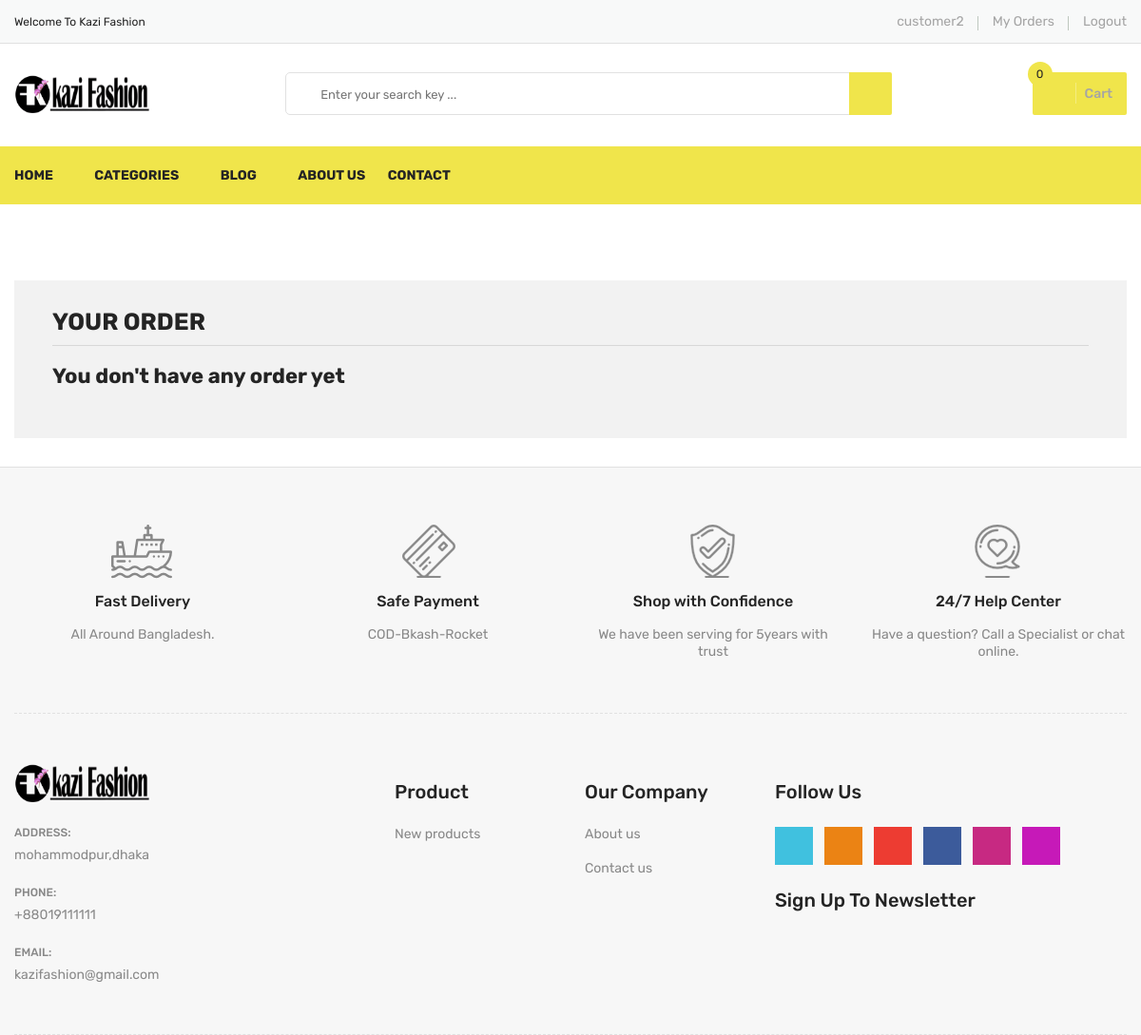
Before: /order/my-orders (signed in) with the older database file.
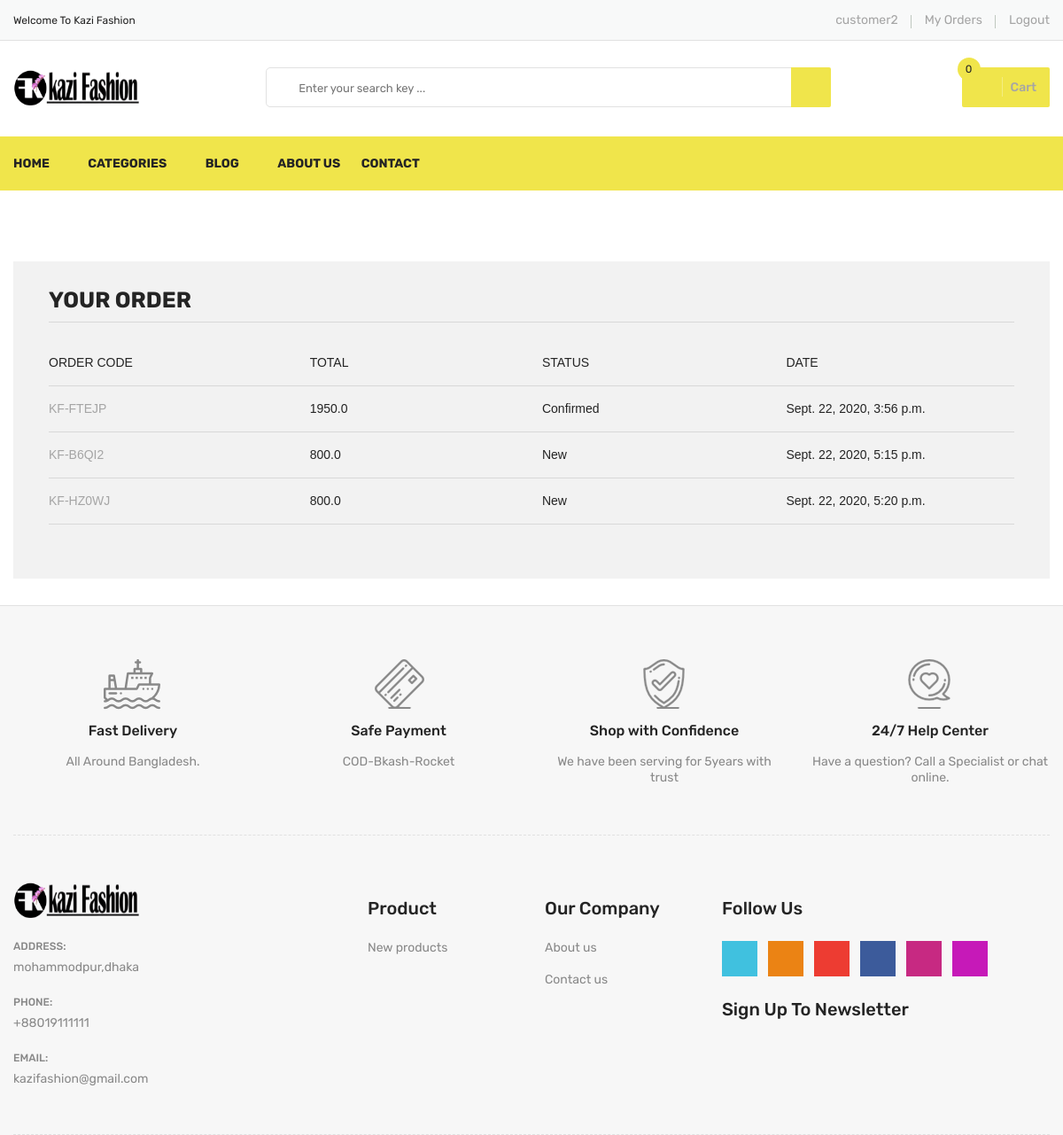
After: the same page with the newer database file.
### accounts/models.py (models this page shows, shortened)
class User(AbstractBaseUser):
    username = models.CharField(unique=True, max_length=15)
    email = models.EmailField(max_length=50, unique=True)
    phone = models.IntegerField(unique=True, null=True, blank=True)
    active = models.BooleanField(default=True)
    staff = models.BooleanField(default=False)
    admin = models.BooleanField(default=False)
    USERNAME_FIELD = 'username'
    REQUIRED_FIELDS = ['phone', 'email']
    objects = UserManager()
    @property
    def is_admin(self):
        return self.admin
    @property
    def is_active(self):
        return self.active

### SiteSettings/models.py (models this page shows, shortened)
class Setting(models.Model):
    siteTitle = models.CharField(max_length=30)
    sitePhone = models.IntegerField()
    siteLogo = models.ImageField(blank=True, upload_to='siteImages/')
    siteEmail = models.EmailField()
    siteAddress = models.CharField(max_length=250)
    siteAbout = models.TextField(blank=True, null=True)
    status = models.BooleanField(default=False)
    contact_page_banner = models.ImageField(
        blank=True, upload_to='siteImages/contact_page_banner')

### order/models.py (models this page shows, shortened)
class Order(models.Model):
    STATUS = (
        ('New', 'New'),
        ('Confirmed', 'Confirmed'),
        ('Processing', 'Processing'),
        ('Delivered', 'Delivered'),
        ('Canceled', 'Canceled'),
    )
    PAYMENT = (
        ('CashOnDelivery', 'CashOnDelivery'),
        ('bKash', 'bKash'),
    )
    user = models.ForeignKey(User, on_delete=models.SET_NULL, null=True)
    code = models.CharField(max_length=5, editable=False)
    first_name = models.CharField(max_length=10)
    last_name = models.CharField(max_length=10)
    phone = models.CharField(blank=True, max_length=20)
    address = models.CharField(blank=True, max_length=150)
    city = models.CharField(blank=True, max_length=150)
    total = models.FloatField()
    status = models.CharField(max_length=30, choices=STATUS, default='New')
    payment_system = models.CharField(
        max_length=30, choices=PAYMENT)
    trlxid = models.CharField(max_length=20, null=True, blank=True)
    account_no = models.IntegerField(null=True)
    create_at = models.DateTimeField(auto_now_add=True)
    update_at = models.DateTimeField(auto_now=True)

### order/views.py (the view)
# urls.py: path('my-orders', user_orders, name='my-orders'),
@login_required(login_url='/login')  # Check login
def user_orders(request):
    category = Category.objects.all()
    setting = Setting.objects.get(status=True)
    current_user = request.user
    orders = Order.objects.filter(user_id=current_user.id)
    context = {
        'categories': category,
        'setting': setting,
        'orders': orders,
    }
    return render(request, 'user_order.html', context)

### order/templates/user_order.html (shortened to what this page needs)
{% extends 'base.html' %} {% load static %} {% load crispy_forms_filters %}
{% block mainbody %}
<div class="checkout-area pt-60 pb-30">
    <div class="container">
        <div class="row">
            <div class="col-lg-12 col-12">
                <div class="your-order">
                    <h3>Your order</h3>
                    <div class="your-order-table table-responsive">
                        {% if orders %}
                        <table class="shopping-cart-table table">
                            <tr>
                                <th class="text-left">Order Code </th>
                                <th class="text-left">Total </th>
                                <th class="text-left">Status </th>
                                <th class="text-left">Date </th>
                            </tr>
                            {% for rs in orders %}
                            <tr>
                                <td class="text-left"><a class="primary-btn" href="/user/orderdetail/{{ rs.id }}"> {{rs.code}} </a></td>
                                <td class="text-left">{{ rs.total}} </td>
                                <td class="text-left">{{ rs.status}} </td>
                                <td class="text-left">{{ rs.create_at}} </td>
                            </tr>
                            {% endfor %}
                        </table>
                        {% else %}
                        <h4>You don't have any order yet</h4>
                        {% endif %}
                    </div>
                </div>
            </div>
        </div>
    </div>
</div>
{% endblock %}

### templates/header.html (shortened to what this page needs)
{% load static %}
<header>
    <div class="header-top">
        <div class="container">
            <div class="row">
                <div class="col-lg-3 col-md-4">
                    <div class="header-top-left">
                        <ul class="phone-wrap">
                            <li><span>Welcome To Kazi Fashion</span></li>
                        </ul>
                    </div>
                </div>
                <div class="col-lg-9 col-md-8">
                    <div class="header-top-right">
                        <ul class="ht-menu">
                            {% if user.is_authenticated %}
                            <li>
                                <a href="{% url 'profile' %}">{{user.username}}</a></li>
                            <li>
                                <a href="{% url 'my-orders' %}">My Orders</a></li>
                            <li>
                                <a href="{% url 'logout' %}">Logout</a></li>
                            {% else %}
                            <li>
                                <a href="{% url 'login' %}">Sign In</a></li>
                            <li>
                                <a href="{% url 'register' %}">Sign Up</a></li>
                            {% endif %}
                        </ul>
                    </div>
                </div>
            </div>
        </div>
    </div>
    <div class="header-middle pl-sm-0 pr-sm-0 pl-xs-0 pr-xs-0">
        <div class="container">
            <div class="row">
                <div class="col-lg-3">
                    <div class="logo pb-sm-30 pb-xs-30">
                        <a href="/">
                            <img id='logo' src="{{ setting.siteLogo.url }}" alt="Logo">
                        </a>
                    </div>
                </div>
                <div class="col-lg-9 pl-0 ml-sm-15 ml-xs-15">
                    <form action="{% url 'search' %}" method="GET" class="hm-searchbox">
                        <input type="text" name="search_term" value="{{search_term}}" placeholder=" Enter your search key ... ">
                        <button class="li-btn " type="submit "><i class="fa fa-search "></i></button>
                    </form>
                    <div class="header-middle-right ">
                        <ul class="hm-menu ">
                            <li class="hm-minicart ">
                                <div class="hm-minicart-trig">
                                    <a href="{% url 'checkout' %}">
                                        {% load my_cart_tags %} {% shopcartcount user.id as count %}
                                        <span class="item-text ">Cart
                                    <span class="cart-item-count" id="cart">{{count}}</span>
                                        </span>
                                    </a>
                                </div>
                    </div>
                </div>
            </div>
        </div>
    </div>
    </div>
    <div class="header-bottom header-sticky d-none d-lg-block d-xl-block ">
        <div class="container ">
            <div class="row ">
                <div class="col-lg-12 ">
                    <div class="hb-menu ">
                        <nav>
                            <ul>
                                <li><a href="{%url 'home' %} ">Home</a></li>
                                <li class="megamenu-holder "><a href="# ">Categories</a>
                                </li>
                                <li><a href="{%url 'blog' %} ">Blog</a></li>
                                <li><a href="{%url 'about' %} ">About Us</a></li>
                                <li><a href="{%url 'contact' %} ">Contact</a></li>
                            </ul>
                        </nav>
                    </div>
                </div>
            </div>
        </div>
    </div>

### templates/footer.html (shortened to what this page needs)
{% load static %}
<div class="footer">
    <div class="footer-static-top">
        <div class="container">
            <div class="footer-shipping pt-60 pb-55 pb-xs-25">
                <div class="row">
                    <div class="col-lg-3 col-md-6 col-sm-6 pb-sm-55 pb-xs-55">
                        <div class="li-shipping-inner-box">
                            <div class="shipping-icon">
                                <img src="{% static '' %}images/shipping-icon/1.png" alt="Shipping Icon">
                            </div>
                            <div class="shipping-text">
                                <h2>Fast Delivery</h2>
                                <p>All Around Bangladesh.</p>
                            </div>
                        </div>
                    </div>
                    <div class="col-lg-3 col-md-6 col-sm-6 pb-sm-55 pb-xs-55">
                        <div class="li-shipping-inner-box">
                            <div class="shipping-icon">
                                <img src="{% static '' %}images/shipping-icon/2.png" alt="Shipping Icon">
                            </div>
                            <div class="shipping-text">
                                <h2>Safe Payment</h2>
                                <p>COD-Bkash-Rocket</p>
                            </div>
                        </div>
                    </div>
                    <div class="col-lg-3 col-md-6 col-sm-6 pb-xs-30">
                        <div class="li-shipping-inner-box">
                            <div class="shipping-icon">
                                <img src="{% static '' %}images/shipping-icon/3.png" alt="Shipping Icon">
                            </div>
                            <div class="shipping-text">
                                <h2>Shop with Confidence</h2>
                                <p>We have been serving for 5years with trust</p>
                            </div>
                        </div>
                    </div>
                    <div class="col-lg-3 col-md-6 col-sm-6 pb-xs-30">
                        <div class="li-shipping-inner-box">
                            <div class="shipping-icon">
                                <img src="{% static '' %}images/shipping-icon/4.png" alt="Shipping Icon">
                            </div>
                            <div class="shipping-text">
                                <h2>24/7 Help Center</h2>
                                <p>Have a question? Call a Specialist or chat online.</p>
                            </div>
                        </div>
                    </div>
                </div>
            </div>
        </div>
    </div>
    <div class="footer-static-middle">
        <div class="container">
            <div class="footer-logo-wrap pt-50 pb-35">
                <div class="row">
                    <div class="col-lg-4 col-md-6">
                        <div class="footer-logo">
                            <img id='logo' src="{{ setting.siteLogo.url }}" alt="Footer Logo">
                        </div>
                        <ul class="des">
                            <li>
                                <span>Address: </span>
                                <p>{{setting.siteAddress}}</p>
                            </li>
                            <li>
                                <span>Phone: </span>
                                <p>+880{{setting.sitePhone}}</p>
                            </li>
                            <li>
                                <span>Email: </span>
                                <p>{{setting.siteEmail}}</p>
                            </li>
                        </ul>
                    </div>
                    <div class="col-lg-2 col-md-3 col-sm-6">
                        <div class="footer-block">
                            <h3 class="footer-block-title">Product</h3>
                            <ul>
                                <li><a href="#newproducts">New products</a></li>
                            </ul>
                        </div>
                    </div>
                    <div class="col-lg-2 col-md-3 col-sm-6">
                        <div class="footer-block">
                            <h3 class="footer-block-title">Our company</h3>
                            <ul>
                                <li><a href="{% url 'about' %}">About us</a></li>
                                <li><a href="{% url 'contact' %}">Contact us</a></li>
                            </ul>
                        </div>
                    </div>
                    <div class="col-lg-4">
                        <div class="footer-block">
                            <h3 class="footer-block-title">Follow Us</h3>
                            <ul class="social-link">
                                <li class="twitter">
                                    <a href="https://twitter.com/" data-toggle="tooltip" target="_blank" title="Twitter">
                                        <i class="fa fa-twitter"></i>
                                    </a>
                                </li>
                                <li class="rss">
                                    <a href="https://rss.com/" data-toggle="tooltip" target="_blank" title="RSS">
                                        <i class="fa fa-rss"></i>
                                    </a>
                                </li>
                                <li class="google-plus">
                                    <a href="https://www.plus.google.com/discover" data-toggle="tooltip" target="_blank" title="Google Plus">
                                        <i class="fa fa-google-plus"></i>
                                    </a>
                                </li>
                                <li class="facebook">
                                    <a href="https://www.facebook.com/" data-toggle="tooltip" target="_blank" title="Facebook">
                                        <i class="fa fa-facebook"></i>
                                    </a>
                                </li>
                                <li class="youtube">
                                    <a href="https://www.youtube.com/" data-toggle="tooltip" target="_blank" title="Youtube">
                                        <i class="fa fa-youtube"></i>
                                    </a>
                                </li>
                                <li class="instagram">
                                    <a href="https://www.instagram.com/" data-toggle="tooltip" target="_blank" title="Instagram">
                                        <i class="fa fa-instagram"></i>
                                    </a>
                                </li>
                            </ul>
                        </div>
                        <div class="footer-newsletter">
                            <h4>Sign up to newsletter</h4>
                        </div>
                    </div>
                </div>
            </div>
        </div>
    </div>
</div>

Changed rows visible on the page:
added Order: code "KF-FTEJP", total "1950.0", status "Confirmed", create_at "Sept. 22, 2020, 3:56 p.m."
added Order: code "KF-B6QI2", total "800.0", status "New", create_at "Sept. 22, 2020, 5:15 p.m."
added Order: code "KF-HZ0WJ", total "800.0", status "New", create_at "Sept. 22, 2020, 5:20 p.m."
Other visible differences:
text no longer shown: "You don't have any order yet"
text now shown: "ORDER CODE TOTAL STATUS DATE"
